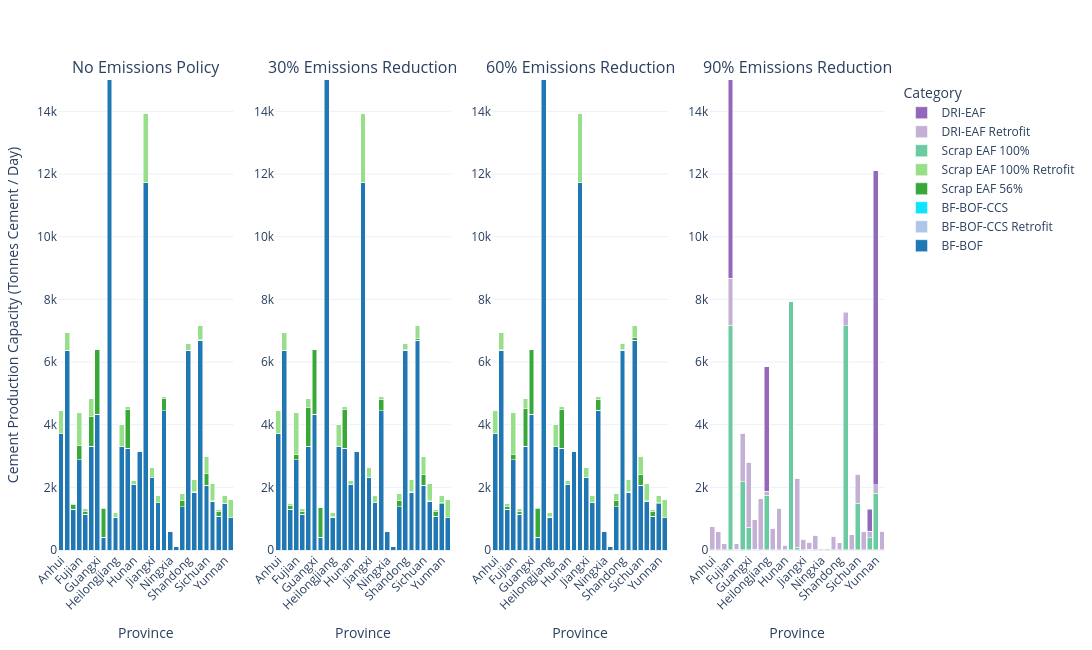

The notebook cell this image was saved under:
### Code cell
plot_scenario_subplots(
    steel_df,
    scenario_map=scenario_map,
    name_map=tech_name_map,
    color_map=custom_color_map,
    ymax = 15000,
    xaxis_name='Province',
    yaxis_name='Cement Production Capacity (Tonnes Cement / Day)',
    width=2000
)

### Figure 1 — Plotly figure (JSON) as saved in the notebook; plotly's stock layout.template omitted (floating-point values rounded to 4 significant figures)
{"data": [{"hovertemplate": "Category=BF-BOF<br>Scenario=%{x}<br>Value=%{y}<extra></extra>", "legendgroup": "BF-BOF", "marker": {"color": "#1f77b4", "pattern": {"shape": ""}}, "name": "BF-BOF", "orientation": "v", "showlegend": true, "textposition": "auto", "type": "bar", "x": ["Anhui", "Beijing", "Chongqing", "Fujian", "Gansu", "Guangdong", "Guangxi", "Guizhou", "Hebei", "Heilongjiang", "Henan", "Hubei", "Hunan", "Innermongolia", "Jiangsu", "Jiangxi", "Jilin", "Liaoning", "Ningxia", "Qinghai", "Shaanxi", "Shandong", "Shanghai", "Shanxi", "Sichuan", "Tianjin", "Xinjiang", "Yunnan", "Zhejiang"], "xaxis": "x", "y": [3705.0, 6370.0, 1301.0, 2883.0, 1142.0, 3305.0, 4325.0, 400.0, 23960.0, 1045.0, 3302.0, 3251.0, 2078.0, 3135.0, 11730.0, 2300.0, 1506.0, 4450.0, 605.0, 103.0, 1381.0, 6370.0, 1849.0, 6700.0, 2072.0, 1558.0, 1071.0, 1478.0, 1027.0], "yaxis": "y"}, {"hovertemplate": "Category=BF-BOF-CCS Retrofit<br>Scenario=%{x}<br>Value=%{y}<extra></extra>", "legendgroup": "BF-BOF-CCS Retrofit", "marker": {"color": "#aec7e8", "pattern": {"shape": ""}}, "name": "BF-BOF-CCS Retrofit", "orientation": "v", "showlegend": true, "textposition": "auto", "type": "bar", "x": ["Anhui", "Beijing", "Chongqing", "Fujian", "Gansu", "Guangdong", "Guangxi", "Guizhou", "Hebei", "Heilongjiang", "Henan", "Hubei", "Hunan", "Innermongolia", "Jiangsu", "Jiangxi", "Jilin", "Liaoning", "Ningxia", "Qinghai", "Shaanxi", "Shandong", "Shanghai", "Shanxi", "Sichuan", "Tianjin", "Xinjiang", "Yunnan", "Zhejiang"], "xaxis": "x", "y": [0.008332, 0.009107, 0.008185, 0.008676, 0.009131, 0.008643, 0.008513, 0.006415, 0.01171, 0.008217, 0.00782, 0.008433, 0.008584, 0.008625, 0.01177, 0.008711, 0.008242, 0.008374, 0.00716, 0.007048, 0.007807, 0.009542, 0.008509, 0.009056, 0.008578, 0.008237, 0.00841, 0.008147, 0.008077], "yaxis": "y"}, {"hovertemplate": "Category=BF-BOF-CCS<br>Scenario=%{x}<br>Value=%{y}<extra></extra>", "legendgroup": "BF-BOF-CCS", "marker": {"color": "#0ee3ff", "pattern": {"shape": ""}}, "name": "BF-BOF-CCS", "orientation": "v", "showlegend": true, "textposition": "auto", "type": "bar", "x": ["Anhui", "Beijing", "Chongqing", "Fujian", "Gansu", "Guangdong", "Guangxi", "Guizhou", "Hebei", "Heilongjiang", "Henan", "Hubei", "Hunan", "Innermongolia", "Jiangsu", "Jiangxi", "Jilin", "Liaoning", "Ningxia", "Qinghai", "Shaanxi", "Shandong", "Shanghai", "Shanxi", "Sichuan", "Tianjin", "Xinjiang", "Yunnan", "Zhejiang"], "xaxis": "x", "y": [0.003901, 0.003894, 0.003901, 0.003916, 0.003898, 0.003918, 0.003915, 0.003906, 0.003896, 0.0039, 0.003897, 0.003899, 0.003901, 0.003893, 0.003903, 0.003901, 0.003897, 0.003902, 0.003889, 0.003892, 0.003897, 0.0039, 0.003901, 0.003895, 0.003902, 0.003894, 0.00389, 0.003909, 0.003909], "yaxis": "y"}, {"hovertemplate": "Category=Scrap EAF 56%<br>Scenario=%{x}<br>Value=%{y}<extra></extra>", "legendgroup": "Scrap EAF 56%", "marker": {"color": "#38a938", "pattern": {"shape": ""}}, "name": "Scrap EAF 56%", "orientation": "v", "showlegend": true, "textposition": "auto", "type": "bar", "x": ["Anhui", "Beijing", "Chongqing", "Fujian", "Gansu", "Guangdong", "Guangxi", "Guizhou", "Hebei", "Heilongjiang", "Henan", "Hubei", "Hunan", "Innermongolia", "Jiangsu", "Jiangxi", "Jilin", "Liaoning", "Ningxia", "Qinghai", "Shaanxi", "Shandong", "Shanghai", "Shanxi", "Sichuan", "Tianjin", "Xinjiang", "Yunnan", "Zhejiang"], "xaxis": "x", "y": [6.2, 6.501, 164.7, 444.3, 94.47, 957.4, 2071.0, 937.8, 819.5, 3.371, 5.876, 1249.0, 15.39, 0.01384, 4.315, 7.862, 4.738, 374.5, 0.01382, 0.01386, 185.2, 5.639, 3.571, 25.88, 364.6, 11.33, 145.7, 9.774, 2.918], "yaxis": "y"}, {"hovertemplate": "Category=Scrap EAF 100% Retrofit<br>Scenario=%{x}<br>Value=%{y}<extra></extra>", "legendgroup": "Scrap EAF 100% Retrofit", "marker": {"color": "#98df8a", "pattern": {"shape": ""}}, "name": "Scrap EAF 100% Retrofit", "orientation": "v", "showlegend": true, "textposition": "auto", "type": "bar", "x": ["Anhui", "Beijing", "Chongqing", "Fujian", "Gansu", "Guangdong", "Guangxi", "Guizhou", "Hebei", "Heilongjiang", "Henan", "Hubei", "Hunan", "Innermongolia", "Jiangsu", "Jiangxi", "Jilin", "Liaoning", "Ningxia", "Qinghai", "Shaanxi", "Shandong", "Shanghai", "Shanxi", "Sichuan", "Tianjin", "Xinjiang", "Yunnan", "Zhejiang"], "xaxis": "x", "y": [727.8, 564.5, 30.26, 1049.0, 88.5, 587.5, 2.19, 10.2, 809.5, 135.6, 683.1, 74.4, 132.6, 0.0, 2191.0, 334.1, 223.2, 80.5, 0.0, 0.0, 242.8, 211.3, 407.4, 447.1, 554.4, 559.6, 78.3, 250.2, 591.0], "yaxis": "y"}, {"hovertemplate": "Category=Scrap EAF 100%<br>Scenario=%{x}<br>Value=%{y}<extra></extra>", "legendgroup": "Scrap EAF 100%", "marker": {"color": "#6acaa2", "pattern": {"shape": ""}}, "name": "Scrap EAF 100%", "orientation": "v", "showlegend": true, "textposition": "auto", "type": "bar", "x": ["Anhui", "Beijing", "Chongqing", "Fujian", "Gansu", "Guangdong", "Guangxi", "Guizhou", "Hebei", "Heilongjiang", "Henan", "Hubei", "Hunan", "Innermongolia", "Jiangsu", "Jiangxi", "Jilin", "Liaoning", "Ningxia", "Qinghai", "Shaanxi", "Shandong", "Shanghai", "Shanxi", "Sichuan", "Tianjin", "Xinjiang", "Yunnan", "Zhejiang"], "xaxis": "x", "y": [0.02922, 0.02876, 0.02933, 0.02953, 0.02896, 0.02977, 0.02908, 0.0295, 0.02851, 0.0293, 0.02889, 0.02908, 0.02942, 0.02912, 0.02913, 0.02945, 0.02898, 0.02831, 0.02892, 0.02914, 0.02896, 0.02883, 0.02961, 0.0286, 0.02936, 0.02877, 0.02815, 0.03001, 0.0296], "yaxis": "y"}, {"hovertemplate": "Category=DRI-EAF Retrofit<br>Scenario=%{x}<br>Value=%{y}<extra></extra>", "legendgroup": "DRI-EAF Retrofit", "marker": {"color": "#c5b0d5", "pattern": {"shape": ""}}, "name": "DRI-EAF Retrofit", "orientation": "v", "showlegend": true, "textposition": "auto", "type": "bar", "x": ["Anhui", "Beijing", "Chongqing", "Fujian", "Gansu", "Guangdong", "Guangxi", "Guizhou", "Hebei", "Heilongjiang", "Henan", "Hubei", "Hunan", "Innermongolia", "Jiangsu", "Jiangxi", "Jilin", "Liaoning", "Ningxia", "Qinghai", "Shaanxi", "Shandong", "Shanghai", "Shanxi", "Sichuan", "Tianjin", "Xinjiang", "Yunnan", "Zhejiang"], "xaxis": "x", "y": [0.03698, 0.03701, 0.02818, 0.03225, 0.02848, 0.03623, 0.04024, 0.04253, 0.03923, 0.03177, 0.03762, 0.03351, 0.03061, 0.0, 0.03249, 0.03287, 0.03266, 0.03596, 0.0, 0.0, 0.03023, 0.03222, 0.03012, 0.03686, 0.04055, 0.03696, 0.03402, 0.02999, 0.0345], "yaxis": "y"}, {"hovertemplate": "Category=DRI-EAF<br>Scenario=%{x}<br>Value=%{y}<extra></extra>", "legendgroup": "DRI-EAF", "marker": {"color": "#9467bd", "pattern": {"shape": ""}}, "name": "DRI-EAF", "orientation": "v", "showlegend": true, "textposition": "auto", "type": "bar", "x": ["Anhui", "Beijing", "Chongqing", "Fujian", "Gansu", "Guangdong", "Guangxi", "Guizhou", "Hebei", "Heilongjiang", "Henan", "Hubei", "Hunan", "Innermongolia", "Jiangsu", "Jiangxi", "Jilin", "Liaoning", "Ningxia", "Qinghai", "Shaanxi", "Shandong", "Shanghai", "Shanxi", "Sichuan", "Tianjin", "Xinjiang", "Yunnan", "Zhejiang"], "xaxis": "x", "y": [0.01505, 0.01449, 0.01463, 0.01482, 0.01462, 0.01486, 0.01481, 0.01489, 0.01546, 0.01452, 0.01508, 0.01478, 0.01467, 0.0146, 0.01452, 0.01476, 0.01444, 0.01465, 0.01387, 0.01375, 0.01465, 0.01468, 0.01492, 0.01485, 0.01488, 0.01461, 0.01496, 0.01494, 0.01467], "yaxis": "y"}, {"hovertemplate": "Category=BF-BOF<br>Scenario=%{x}<br>Value=%{y}<extra></extra>", "legendgroup": "BF-BOF", "marker": {"color": "#1f77b4", "pattern": {"shape": ""}}, "name": "BF-BOF", "orientation": "v", "showlegend": false, "textposition": "auto", "type": "bar", "x": ["Anhui", "Beijing", "Chongqing", "Fujian", "Gansu", "Guangdong", "Guangxi", "Guizhou", "Hebei", "Heilongjiang", "Henan", "Hubei", "Hunan", "Innermongolia", "Jiangsu", "Jiangxi", "Jilin", "Liaoning", "Ningxia", "Qinghai", "Shaanxi", "Shandong", "Shanghai", "Shanxi", "Sichuan", "Tianjin", "Xinjiang", "Yunnan", "Zhejiang"], "xaxis": "x2", "y": [3705.0, 6370.0, 1301.0, 2883.0, 1142.0, 3305.0, 4325.0, 400.0, 23960.0, 1045.0, 3302.0, 3251.0, 2078.0, 3135.0, 11730.0, 2300.0, 1506.0, 4442.0, 605.0, 103.0, 1381.0, 6370.0, 1849.0, 6700.0, 2072.0, 1558.0, 1071.0, 1478.0, 1027.0], "yaxis": "y2"}, {"hovertemplate": "Category=BF-BOF-CCS Retrofit<br>Scenario=%{x}<br>Value=%{y}<extra></extra>", "legendgroup": "BF-BOF-CCS Retrofit", "marker": {"color": "#aec7e8", "pattern": {"shape": ""}}, "name": "BF-BOF-CCS Retrofit", "orientation": "v", "showlegend": false, "textposition": "auto", "type": "bar", "x": ["Anhui", "Beijing", "Chongqing", "Fujian", "Gansu", "Guangdong", "Guangxi", "Guizhou", "Hebei", "Heilongjiang", "Henan", "Hubei", "Hunan", "Innermongolia", "Jiangsu", "Jiangxi", "Jilin", "Liaoning", "Ningxia", "Qinghai", "Shaanxi", "Shandong", "Shanghai", "Shanxi", "Sichuan", "Tianjin", "Xinjiang", "Yunnan", "Zhejiang"], "xaxis": "x2", "y": [0.01123, 0.01191, 0.008711, 0.009945, 0.009074, 0.01035, 0.01305, 0.009724, 0.01255, 0.009817, 0.01054, 0.01026, 0.01097, 0.009326, 0.01334, 0.01037, 0.009508, 0.01335, 0.01445, 0.008383, 0.009002, 0.0119, 0.01066, 0.01261, 0.011, 0.009731, 0.01096, 0.009252, 0.009737], "yaxis": "y2"}, {"hovertemplate": "Category=BF-BOF-CCS<br>Scenario=%{x}<br>Value=%{y}<extra></extra>", "legendgroup": "BF-BOF-CCS", "marker": {"color": "#0ee3ff", "pattern": {"shape": ""}}, "name": "BF-BOF-CCS", "orientation": "v", "showlegend": false, "textposition": "auto", "type": "bar", "x": ["Anhui", "Beijing", "Chongqing", "Fujian", "Gansu", "Guangdong", "Guangxi", "Guizhou", "Hebei", "Heilongjiang", "Henan", "Hubei", "Hunan", "Innermongolia", "Jiangsu", "Jiangxi", "Jilin", "Liaoning", "Ningxia", "Qinghai", "Shaanxi", "Shandong", "Shanghai", "Shanxi", "Sichuan", "Tianjin", "Xinjiang", "Yunnan", "Zhejiang"], "xaxis": "x2", "y": [0.006014, 0.006012, 0.006027, 0.006023, 0.006016, 0.006022, 0.00602, 0.006017, 0.006004, 0.006015, 0.006018, 0.006027, 0.006025, 0.006304, 0.006014, 0.006024, 0.006006, 0.006007, 0.006148, 0.006292, 0.006016, 0.00601, 0.006302, 0.006012, 0.006027, 0.006036, 0.00602, 0.006017, 0.006018], "yaxis": "y2"}, {"hovertemplate": "Category=Scrap EAF 56%<br>Scenario=%{x}<br>Value=%{y}<extra></extra>", "legendgroup": "Scrap EAF 56%", "marker": {"color": "#38a938", "pattern": {"shape": ""}}, "name": "Scrap EAF 56%", "orientation": "v", "showlegend": false, "textposition": "auto", "type": "bar", "x": ["Anhui", "Beijing", "Chongqing", "Fujian", "Gansu", "Guangdong", "Guangxi", "Guizhou", "Hebei", "Heilongjiang", "Henan", "Hubei", "Hunan", "Innermongolia", "Jiangsu", "Jiangxi", "Jilin", "Liaoning", "Ningxia", "Qinghai", "Shaanxi", "Shandong", "Shanghai", "Shanxi", "Sichuan", "Tianjin", "Xinjiang", "Yunnan", "Zhejiang"], "xaxis": "x2", "y": [15.14, 11.75, 108.1, 157.9, 94.79, 1250.0, 2069.0, 941.2, 757.8, 8.964, 8.781, 1236.0, 15.16, 0.03165, 10.83, 14.77, 12.16, 369.9, 0.03115, 0.03168, 202.8, 13.45, 5.066, 64.85, 341.6, 22.5, 146.7, 35.2, 4.559], "yaxis": "y2"}, {"hovertemplate": "Category=Scrap EAF 100% Retrofit<br>Scenario=%{x}<br>Value=%{y}<extra></extra>", "legendgroup": "Scrap EAF 100% Retrofit", "marker": {"color": "#98df8a", "pattern": {"shape": ""}}, "name": "Scrap EAF 100% Retrofit", "orientation": "v", "showlegend": false, "textposition": "auto", "type": "bar", "x": ["Anhui", "Beijing", "Chongqing", "Fujian", "Gansu", "Guangdong", "Guangxi", "Guizhou", "Hebei", "Heilongjiang", "Henan", "Hubei", "Hunan", "Innermongolia", "Jiangsu", "Jiangxi", "Jilin", "Liaoning", "Ningxia", "Qinghai", "Shaanxi", "Shandong", "Shanghai", "Shanxi", "Sichuan", "Tianjin", "Xinjiang", "Yunnan", "Zhejiang"], "xaxis": "x2", "y": [718.8, 559.2, 86.82, 1335.0, 88.19, 294.6, 3.602, 6.726, 871.1, 130.0, 680.2, 86.91, 132.8, 0.0, 2184.0, 327.2, 215.8, 85.08, 0.0, 0.0, 225.2, 203.5, 405.9, 408.1, 577.4, 548.5, 77.24, 224.8, 589.4], "yaxis": "y2"}, {"hovertemplate": "Category=Scrap EAF 100%<br>Scenario=%{x}<br>Value=%{y}<extra></extra>", "legendgroup": "Scrap EAF 100%", "marker": {"color": "#6acaa2", "pattern": {"shape": ""}}, "name": "Scrap EAF 100%", "orientation": "v", "showlegend": false, "textposition": "auto", "type": "bar", "x": ["Anhui", "Beijing", "Chongqing", "Fujian", "Gansu", "Guangdong", "Guangxi", "Guizhou", "Hebei", "Heilongjiang", "Henan", "Hubei", "Hunan", "Innermongolia", "Jiangsu", "Jiangxi", "Jilin", "Liaoning", "Ningxia", "Qinghai", "Shaanxi", "Shandong", "Shanghai", "Shanxi", "Sichuan", "Tianjin", "Xinjiang", "Yunnan", "Zhejiang"], "xaxis": "x2", "y": [0.06838, 0.06741, 0.06884, 0.06929, 0.06774, 0.06955, 0.0677, 0.06861, 0.06653, 0.06827, 0.06799, 0.06807, 0.06929, 0.06892, 0.06854, 0.06911, 0.06742, 0.06608, 0.06846, 0.06899, 0.06772, 0.06744, 0.07015, 0.06686, 0.06892, 0.06734, 0.06626, 0.0703, 0.06957], "yaxis": "y2"}, {"hovertemplate": "Category=DRI-EAF Retrofit<br>Scenario=%{x}<br>Value=%{y}<extra></extra>", "legendgroup": "DRI-EAF Retrofit", "marker": {"color": "#c5b0d5", "pattern": {"shape": ""}}, "name": "DRI-EAF Retrofit", "orientation": "v", "showlegend": false, "textposition": "auto", "type": "bar", "x": ["Anhui", "Beijing", "Chongqing", "Fujian", "Gansu", "Guangdong", "Guangxi", "Guizhou", "Hebei", "Heilongjiang", "Henan", "Hubei", "Hunan", "Innermongolia", "Jiangsu", "Jiangxi", "Jilin", "Liaoning", "Ningxia", "Qinghai", "Shaanxi", "Shandong", "Shanghai", "Shanxi", "Sichuan", "Tianjin", "Xinjiang", "Yunnan", "Zhejiang"], "xaxis": "x2", "y": [0.04174, 0.04597, 0.0432, 0.08438, 0.04879, 0.07989, 0.08717, 0.04218, 0.06901, 0.04048, 0.0446, 0.0522, 0.04123, 0.0, 0.08383, 0.04327, 0.04715, 0.04288, 0.0, 0.0, 0.03816, 0.04577, 0.04556, 0.03955, 0.04082, 0.0469, 0.04844, 0.04718, 0.04187], "yaxis": "y2"}, {"hovertemplate": "Category=DRI-EAF<br>Scenario=%{x}<br>Value=%{y}<extra></extra>", "legendgroup": "DRI-EAF", "marker": {"color": "#9467bd", "pattern": {"shape": ""}}, "name": "DRI-EAF", "orientation": "v", "showlegend": false, "textposition": "auto", "type": "bar", "x": ["Anhui", "Beijing", "Chongqing", "Fujian", "Gansu", "Guangdong", "Guangxi", "Guizhou", "Hebei", "Heilongjiang", "Henan", "Hubei", "Hunan", "Innermongolia", "Jiangsu", "Jiangxi", "Jilin", "Liaoning", "Ningxia", "Qinghai", "Shaanxi", "Shandong", "Shanghai", "Shanxi", "Sichuan", "Tianjin", "Xinjiang", "Yunnan", "Zhejiang"], "xaxis": "x2", "y": [0.0256, 0.0258, 0.02541, 0.02354, 0.02605, 0.02331, 0.02389, 0.02592, 0.02535, 0.02593, 0.02563, 0.02564, 0.02574, 0.02696, 0.02328, 0.02601, 0.02611, 0.02343, 0.02689, 0.02694, 0.02589, 0.02352, 0.02582, 0.02616, 0.02601, 0.02542, 0.0256, 0.02597, 0.02373], "yaxis": "y2"}, {"hovertemplate": "Category=BF-BOF<br>Scenario=%{x}<br>Value=%{y}<extra></extra>", "legendgroup": "BF-BOF", "marker": {"color": "#1f77b4", "pattern": {"shape": ""}}, "name": "BF-BOF", "orientation": "v", "showlegend": false, "textposition": "auto", "type": "bar", "x": ["Anhui", "Beijing", "Chongqing", "Fujian", "Gansu", "Guangdong", "Guangxi", "Guizhou", "Hebei", "Heilongjiang", "Henan", "Hubei", "Hunan", "Innermongolia", "Jiangsu", "Jiangxi", "Jilin", "Liaoning", "Ningxia", "Qinghai", "Shaanxi", "Shandong", "Shanghai", "Shanxi", "Sichuan", "Tianjin", "Xinjiang", "Yunnan", "Zhejiang"], "xaxis": "x3", "y": [3705.0, 6369.0, 1301.0, 2883.0, 1142.0, 3305.0, 4325.0, 400.0, 23960.0, 1045.0, 3302.0, 3251.0, 2078.0, 3135.0, 11730.0, 2300.0, 1506.0, 4452.0, 605.0, 103.0, 1381.0, 6369.0, 1849.0, 6699.0, 2072.0, 1558.0, 1071.0, 1478.0, 1027.0], "yaxis": "y3"}, {"hovertemplate": "Category=BF-BOF-CCS Retrofit<br>Scenario=%{x}<br>Value=%{y}<extra></extra>", "legendgroup": "BF-BOF-CCS Retrofit", "marker": {"color": "#aec7e8", "pattern": {"shape": ""}}, "name": "BF-BOF-CCS Retrofit", "orientation": "v", "showlegend": false, "textposition": "auto", "type": "bar", "x": ["Anhui", "Beijing", "Chongqing", "Fujian", "Gansu", "Guangdong", "Guangxi", "Guizhou", "Hebei", "Heilongjiang", "Henan", "Hubei", "Hunan", "Innermongolia", "Jiangsu", "Jiangxi", "Jilin", "Liaoning", "Ningxia", "Qinghai", "Shaanxi", "Shandong", "Shanghai", "Shanxi", "Sichuan", "Tianjin", "Xinjiang", "Yunnan", "Zhejiang"], "xaxis": "x3", "y": [0.02891, 0.03405, 0.02372, 0.02758, 0.02327, 0.02944, 0.02979, 0.02142, 0.0384, 0.02356, 0.02919, 0.02895, 0.02576, 0.02909, 0.03537, 0.02665, 0.02284, 0.03379, 0.0234, 0.02087, 0.02229, 0.03215, 0.02427, 0.03213, 0.02571, 0.02287, 0.02307, 0.02274, 0.02481], "yaxis": "y3"}, {"hovertemplate": "Category=BF-BOF-CCS<br>Scenario=%{x}<br>Value=%{y}<extra></extra>", "legendgroup": "BF-BOF-CCS", "marker": {"color": "#0ee3ff", "pattern": {"shape": ""}}, "name": "BF-BOF-CCS", "orientation": "v", "showlegend": false, "textposition": "auto", "type": "bar", "x": ["Anhui", "Beijing", "Chongqing", "Fujian", "Gansu", "Guangdong", "Guangxi", "Guizhou", "Hebei", "Heilongjiang", "Henan", "Hubei", "Hunan", "Innermongolia", "Jiangsu", "Jiangxi", "Jilin", "Liaoning", "Ningxia", "Qinghai", "Shaanxi", "Shandong", "Shanghai", "Shanxi", "Sichuan", "Tianjin", "Xinjiang", "Yunnan", "Zhejiang"], "xaxis": "x3", "y": [0.01638, 0.01638, 0.0164, 0.01636, 0.01638, 0.01637, 0.01638, 0.0164, 0.01636, 0.01636, 0.01638, 0.01639, 0.0164, 0.01662, 0.01634, 0.0164, 0.01637, 0.01634, 0.01667, 0.01663, 0.01637, 0.01633, 0.0164, 0.01636, 0.0164, 0.01638, 0.01638, 0.01642, 0.01635], "yaxis": "y3"}, {"hovertemplate": "Category=Scrap EAF 56%<br>Scenario=%{x}<br>Value=%{y}<extra></extra>", "legendgroup": "Scrap EAF 56%", "marker": {"color": "#38a938", "pattern": {"shape": ""}}, "name": "Scrap EAF 56%", "orientation": "v", "showlegend": false, "textposition": "auto", "type": "bar", "x": ["Anhui", "Beijing", "Chongqing", "Fujian", "Gansu", "Guangdong", "Guangxi", "Guizhou", "Hebei", "Heilongjiang", "Henan", "Hubei", "Hunan", "Innermongolia", "Jiangsu", "Jiangxi", "Jilin", "Liaoning", "Ningxia", "Qinghai", "Shaanxi", "Shandong", "Shanghai", "Shanxi", "Sichuan", "Tianjin", "Xinjiang", "Yunnan", "Zhejiang"], "xaxis": "x3", "y": [20.6, 17.55, 87.67, 179.0, 92.94, 1217.0, 2066.0, 938.5, 754.2, 11.76, 15.89, 1221.0, 19.49, 0.06478, 17.17, 25.15, 22.37, 348.9, 0.0647, 0.06491, 186.8, 13.82, 11.36, 91.22, 337.1, 31.68, 142.5, 35.35, 6.284], "yaxis": "y3"}, {"hovertemplate": "Category=Scrap EAF 100% Retrofit<br>Scenario=%{x}<br>Value=%{y}<extra></extra>", "legendgroup": "Scrap EAF 100% Retrofit", "marker": {"color": "#98df8a", "pattern": {"shape": ""}}, "name": "Scrap EAF 100% Retrofit", "orientation": "v", "showlegend": false, "textposition": "auto", "type": "bar", "x": ["Anhui", "Beijing", "Chongqing", "Fujian", "Gansu", "Guangdong", "Guangxi", "Guizhou", "Hebei", "Heilongjiang", "Henan", "Hubei", "Hunan", "Innermongolia", "Jiangsu", "Jiangxi", "Jilin", "Liaoning", "Ningxia", "Qinghai", "Shaanxi", "Shandong", "Shanghai", "Shanxi", "Sichuan", "Tianjin", "Xinjiang", "Yunnan", "Zhejiang"], "xaxis": "x3", "y": [713.3, 553.3, 107.2, 1314.0, 89.93, 327.6, 6.78, 9.388, 874.7, 127.1, 673.0, 102.0, 128.4, 0.0, 2178.0, 316.7, 205.5, 106.0, 0.0, 0.0, 241.1, 203.1, 399.5, 381.7, 581.8, 539.2, 81.35, 224.6, 587.6], "yaxis": "y3"}, {"hovertemplate": "Category=Scrap EAF 100%<br>Scenario=%{x}<br>Value=%{y}<extra></extra>", "legendgroup": "Scrap EAF 100%", "marker": {"color": "#6acaa2", "pattern": {"shape": ""}}, "name": "Scrap EAF 100%", "orientation": "v", "showlegend": false, "textposition": "auto", "type": "bar", "x": ["Anhui", "Beijing", "Chongqing", "Fujian", "Gansu", "Guangdong", "Guangxi", "Guizhou", "Hebei", "Heilongjiang", "Henan", "Hubei", "Hunan", "Innermongolia", "Jiangsu", "Jiangxi", "Jilin", "Liaoning", "Ningxia", "Qinghai", "Shaanxi", "Shandong", "Shanghai", "Shanxi", "Sichuan", "Tianjin", "Xinjiang", "Yunnan", "Zhejiang"], "xaxis": "x3", "y": [0.1392, 0.1378, 0.1401, 0.1404, 0.1381, 0.1422, 0.1378, 0.1395, 0.1358, 0.1389, 0.1383, 0.1388, 0.1407, 0.1424, 0.1392, 0.1402, 0.1372, 0.1356, 0.1413, 0.1428, 0.1381, 0.1376, 0.1412, 0.1366, 0.1402, 0.137, 0.1361, 0.1423, 0.141], "yaxis": "y3"}, {"hovertemplate": "Category=DRI-EAF Retrofit<br>Scenario=%{x}<br>Value=%{y}<extra></extra>", "legendgroup": "DRI-EAF Retrofit", "marker": {"color": "#c5b0d5", "pattern": {"shape": ""}}, "name": "DRI-EAF Retrofit", "orientation": "v", "showlegend": false, "textposition": "auto", "type": "bar", "x": ["Anhui", "Beijing", "Chongqing", "Fujian", "Gansu", "Guangdong", "Guangxi", "Guizhou", "Hebei", "Heilongjiang", "Henan", "Hubei", "Hunan", "Innermongolia", "Jiangsu", "Jiangxi", "Jilin", "Liaoning", "Ningxia", "Qinghai", "Shaanxi", "Shandong", "Shanghai", "Shanxi", "Sichuan", "Tianjin", "Xinjiang", "Yunnan", "Zhejiang"], "xaxis": "x3", "y": [0.1193, 0.1208, 0.1069, 0.1136, 0.126, 0.1158, 0.144, 0.1057, 0.1299, 0.1125, 0.1177, 0.1132, 0.1069, 0.0, 0.1527, 0.1142, 0.1173, 0.1161, 0.0, 0.0, 0.1352, 0.1108, 0.1478, 0.1215, 0.1032, 0.1202, 0.1128, 0.1, 0.114], "yaxis": "y3"}, {"hovertemplate": "Category=DRI-EAF<br>Scenario=%{x}<br>Value=%{y}<extra></extra>", "legendgroup": "DRI-EAF", "marker": {"color": "#9467bd", "pattern": {"shape": ""}}, "name": "DRI-EAF", "orientation": "v", "showlegend": false, "textposition": "auto", "type": "bar", "x": ["Anhui", "Beijing", "Chongqing", "Fujian", "Gansu", "Guangdong", "Guangxi", "Guizhou", "Hebei", "Heilongjiang", "Henan", "Hubei", "Hunan", "Innermongolia", "Jiangsu", "Jiangxi", "Jilin", "Liaoning", "Ningxia", "Qinghai", "Shaanxi", "Shandong", "Shanghai", "Shanxi", "Sichuan", "Tianjin", "Xinjiang", "Yunnan", "Zhejiang"], "xaxis": "x3", "y": [0.06855, 0.06895, 0.06735, 0.07283, 0.06801, 0.07526, 0.07201, 0.06811, 0.0648, 0.06761, 0.06734, 0.06878, 0.06837, 0.07127, 0.07026, 0.06834, 0.06819, 0.07177, 0.07023, 0.07133, 0.0673, 0.07012, 0.0665, 0.06808, 0.06888, 0.06614, 0.0672, 0.07009, 0.07159], "yaxis": "y3"}, {"hovertemplate": "Category=BF-BOF<br>Scenario=%{x}<br>Value=%{y}<extra></extra>", "legendgroup": "BF-BOF", "marker": {"color": "#1f77b4", "pattern": {"shape": ""}}, "name": "BF-BOF", "orientation": "v", "showlegend": false, "textposition": "auto", "type": "bar", "x": ["Anhui", "Beijing", "Chongqing", "Fujian", "Gansu", "Guangdong", "Guangxi", "Guizhou", "Hebei", "Heilongjiang", "Henan", "Hubei", "Hunan", "Innermongolia", "Jiangsu", "Jiangxi", "Jilin", "Liaoning", "Ningxia", "Qinghai", "Shaanxi", "Shandong", "Shanghai", "Shanxi", "Sichuan", "Tianjin", "Xinjiang", "Yunnan", "Zhejiang"], "xaxis": "x4", "y": [0.8279, 0.8786, 0.9088, 0.8831, 0.9249, 0.8278, 0.8809, 0.891, 1.485, 0.9495, 0.8261, 0.8155, 0.8875, 1.391, 0.7026, 0.9207, 0.9406, 0.5214, 0.9396, 0.8961, 0.9222, 0.7903, 0.9235, 0.8531, 0.8892, 0.948, 0.9543, 0.9363, 0.9486], "yaxis": "y4"}, {"hovertemplate": "Category=BF-BOF-CCS Retrofit<br>Scenario=%{x}<br>Value=%{y}<extra></extra>", "legendgroup": "BF-BOF-CCS Retrofit", "marker": {"color": "#aec7e8", "pattern": {"shape": ""}}, "name": "BF-BOF-CCS Retrofit", "orientation": "v", "showlegend": false, "textposition": "auto", "type": "bar", "x": ["Anhui", "Beijing", "Chongqing", "Fujian", "Gansu", "Guangdong", "Guangxi", "Guizhou", "Hebei", "Heilongjiang", "Henan", "Hubei", "Hunan", "Innermongolia", "Jiangsu", "Jiangxi", "Jilin", "Liaoning", "Ningxia", "Qinghai", "Shaanxi", "Shandong", "Shanghai", "Shanxi", "Sichuan", "Tianjin", "Xinjiang", "Yunnan", "Zhejiang"], "xaxis": "x4", "y": [0.1591, 0.1476, 0.1141, 0.1568, 0.109, 0.1574, 0.1588, 0.1074, 0.1619, 0.1096, 0.1575, 0.1568, 0.1441, 0.1703, 0.141, 0.1524, 0.1317, 0.1536, 0.1237, 0.1061, 0.1204, 0.1413, 0.1404, 0.1531, 0.1439, 0.1349, 0.1378, 0.1294, 0.1134], "yaxis": "y4"}, {"hovertemplate": "Category=BF-BOF-CCS<br>Scenario=%{x}<br>Value=%{y}<extra></extra>", "legendgroup": "BF-BOF-CCS", "marker": {"color": "#0ee3ff", "pattern": {"shape": ""}}, "name": "BF-BOF-CCS", "orientation": "v", "showlegend": false, "textposition": "auto", "type": "bar", "x": ["Anhui", "Beijing", "Chongqing", "Fujian", "Gansu", "Guangdong", "Guangxi", "Guizhou", "Hebei", "Heilongjiang", "Henan", "Hubei", "Hunan", "Innermongolia", "Jiangsu", "Jiangxi", "Jilin", "Liaoning", "Ningxia", "Qinghai", "Shaanxi", "Shandong", "Shanghai", "Shanxi", "Sichuan", "Tianjin", "Xinjiang", "Yunnan", "Zhejiang"], "xaxis": "x4", "y": [0.08244, 0.08248, 0.08247, 0.08229, 0.08248, 0.0823, 0.08231, 0.08246, 0.08243, 0.08251, 0.08247, 0.08247, 0.08247, 0.08268, 0.0823, 0.08244, 0.08248, 0.0823, 0.08263, 0.08265, 0.08248, 0.0823, 0.08241, 0.08248, 0.08248, 0.08242, 0.08251, 0.08247, 0.08228], "yaxis": "y4"}, {"hovertemplate": "Category=Scrap EAF 56%<br>Scenario=%{x}<br>Value=%{y}<extra></extra>", "legendgroup": "Scrap EAF 56%", "marker": {"color": "#38a938", "pattern": {"shape": ""}}, "name": "Scrap EAF 56%", "orientation": "v", "showlegend": false, "textposition": "auto", "type": "bar", "x": ["Anhui", "Beijing", "Chongqing", "Fujian", "Gansu", "Guangdong", "Guangxi", "Guizhou", "Hebei", "Heilongjiang", "Henan", "Hubei", "Hunan", "Innermongolia", "Jiangsu", "Jiangxi", "Jilin", "Liaoning", "Ningxia", "Qinghai", "Shaanxi", "Shandong", "Shanghai", "Shanxi", "Sichuan", "Tianjin", "Xinjiang", "Yunnan", "Zhejiang"], "xaxis": "x4", "y": [0.382, 0.375, 0.3579, 0.3662, 0.354, 0.3667, 0.3602, 0.3689, 0.3703, 0.3458, 0.3875, 0.3903, 0.3591, 0.2969, 0.362, 0.3744, 0.351, 0.3827, 0.2968, 0.297, 0.371, 0.3677, 0.3593, 0.3804, 0.3599, 0.3778, 0.3455, 0.3479, 0.3782], "yaxis": "y4"}, {"hovertemplate": "Category=Scrap EAF 100% Retrofit<br>Scenario=%{x}<br>Value=%{y}<extra></extra>", "legendgroup": "Scrap EAF 100% Retrofit", "marker": {"color": "#98df8a", "pattern": {"shape": ""}}, "name": "Scrap EAF 100% Retrofit", "orientation": "v", "showlegend": false, "textposition": "auto", "type": "bar", "x": ["Anhui", "Beijing", "Chongqing", "Fujian", "Gansu", "Guangdong", "Guangxi", "Guizhou", "Hebei", "Heilongjiang", "Henan", "Hubei", "Hunan", "Innermongolia", "Jiangsu", "Jiangxi", "Jilin", "Liaoning", "Ningxia", "Qinghai", "Shaanxi", "Shandong", "Shanghai", "Shanxi", "Sichuan", "Tianjin", "Xinjiang", "Yunnan", "Zhejiang"], "xaxis": "x4", "y": [0.4736, 0.491, 0.492, 0.457, 0.4975, 0.4717, 0.4833, 0.4769, 0.4904, 0.4799, 0.4879, 0.4878, 0.5144, 0.0, 0.4829, 0.4877, 0.477, 0.4795, 0.0, 0.0, 0.5072, 0.4978, 0.4741, 0.4803, 0.4709, 0.4937, 0.4678, 0.4725, 0.4861], "yaxis": "y4"}, {"hovertemplate": "Category=Scrap EAF 100%<br>Scenario=%{x}<br>Value=%{y}<extra></extra>", "legendgroup": "Scrap EAF 100%", "marker": {"color": "#6acaa2", "pattern": {"shape": ""}}, "name": "Scrap EAF 100%", "orientation": "v", "showlegend": false, "textposition": "auto", "type": "bar", "x": ["Anhui", "Beijing", "Chongqing", "Fujian", "Gansu", "Guangdong", "Guangxi", "Guizhou", "Hebei", "Heilongjiang", "Henan", "Hubei", "Hunan", "Innermongolia", "Jiangsu", "Jiangxi", "Jilin", "Liaoning", "Ningxia", "Qinghai", "Shaanxi", "Shandong", "Shanghai", "Shanxi", "Sichuan", "Tianjin", "Xinjiang", "Yunnan", "Zhejiang"], "xaxis": "x4", "y": [5.021, 7.454, 6.08, 7179.0, 16.32, 2173.0, 726.2, 16.93, 7.123, 1738.0, 6.237, 5.357, 5.327, 7940.0, 88.47, 4.475, 24.86, 12.3, 14.23, 40.49, 10.76, 6.484, 7161.0, 8.095, 1490.0, 7.341, 381.3, 1815.0, 4.288], "yaxis": "y4"}, {"hovertemplate": "Category=DRI-EAF Retrofit<br>Scenario=%{x}<br>Value=%{y}<extra></extra>", "legendgroup": "DRI-EAF Retrofit", "marker": {"color": "#c5b0d5", "pattern": {"shape": ""}}, "name": "DRI-EAF Retrofit", "orientation": "v", "showlegend": false, "textposition": "auto", "type": "bar", "x": ["Anhui", "Beijing", "Chongqing", "Fujian", "Gansu", "Guangdong", "Guangxi", "Guizhou", "Hebei", "Heilongjiang", "Henan", "Hubei", "Hunan", "Innermongolia", "Jiangsu", "Jiangxi", "Jilin", "Liaoning", "Ningxia", "Qinghai", "Shaanxi", "Shandong", "Shanghai", "Shanxi", "Sichuan", "Tianjin", "Xinjiang", "Yunnan", "Zhejiang"], "xaxis": "x4", "y": [733.2, 570.1, 194.2, 1492.0, 182.2, 1544.0, 2072.0, 947.2, 1628.0, 138.2, 688.2, 1322.0, 147.1, 0.0, 2194.0, 341.1, 227.2, 454.2, 0.0, 0.0, 427.1, 216.1, 410.2, 472.2, 918.2, 570.1, 223.2, 259.2, 593.1], "yaxis": "y4"}, {"hovertemplate": "Category=DRI-EAF<br>Scenario=%{x}<br>Value=%{y}<extra></extra>", "legendgroup": "DRI-EAF", "marker": {"color": "#9467bd", "pattern": {"shape": ""}}, "name": "DRI-EAF", "orientation": "v", "showlegend": false, "textposition": "auto", "type": "bar", "x": ["Anhui", "Beijing", "Chongqing", "Fujian", "Gansu", "Guangdong", "Guangxi", "Guizhou", "Hebei", "Heilongjiang", "Henan", "Hubei", "Hunan", "Innermongolia", "Jiangsu", "Jiangxi", "Jilin", "Liaoning", "Ningxia", "Qinghai", "Shaanxi", "Shandong", "Shanghai", "Shanxi", "Sichuan", "Tianjin", "Xinjiang", "Yunnan", "Zhejiang"], "xaxis": "x4", "y": [2.43, 2.708, 2.582, 58710.0, 2.865, 5.83, 6.324, 3.97, 2.411, 3971.0, 2.217, 2.228, 2.252, 11.66, 4.948, 2.278, 6.842, 2.705, 3.24, 4.045, 2.393, 1.909, 22.17, 2.875, 6.615, 2.311, 690.5, 10040.0, 2.054], "yaxis": "y4"}], "layout": {"annotations": [{"font": {"size": 16}, "showarrow": false, "text": "No Emissions Policy", "x": 0.1062, "xanchor": "center", "xref": "paper", "y": 1, "yanchor": "bottom", "yref": "paper"}, {"font": {"size": 16}, "showarrow": false, "text": "30% Emissions Reduction", "x": 0.3688, "xanchor": "center", "xref": "paper", "y": 1, "yanchor": "bottom", "yref": "paper"}, {"font": {"size": 16}, "showarrow": false, "text": "60% Emissions Reduction", "x": 0.6313, "xanchor": "center", "xref": "paper", "y": 1, "yanchor": "bottom", "yref": "paper"}, {"font": {"size": 16}, "showarrow": false, "text": "90% Emissions Reduction", "x": 0.8938, "xanchor": "center", "xref": "paper", "y": 1, "yanchor": "bottom", "yref": "paper"}], "barmode": "stack", "height": 650, "legend": {"title": {"text": "Category"}, "traceorder": "reversed"}, "margin": {"b": 80, "l": 40, "r": 40, "t": 80}, "width": 2000, "xaxis": {"anchor": "y", "domain": [0, 0.2125], "tickangle": -45, "title": {"text": "Province"}}, "xaxis2": {"anchor": "y2", "domain": [0.2625, 0.475], "tickangle": -45, "title": {"text": "Province"}}, "xaxis3": {"anchor": "y3", "domain": [0.525, 0.7375], "tickangle": -45, "title": {"text": "Province"}}, "xaxis4": {"anchor": "y4", "domain": [0.7875, 1], "tickangle": -45, "title": {"text": "Province"}}, "yaxis": {"anchor": "x", "domain": [0, 1], "range": [0, 15000], "title": {"text": "Cement Production Capacity (Tonnes Cement / Day)"}}, "yaxis2": {"anchor": "x2", "domain": [0, 1], "range": [0, 15000]}, "yaxis3": {"anchor": "x3", "domain": [0, 1], "range": [0, 15000]}, "yaxis4": {"anchor": "x4", "domain": [0, 1], "range": [0, 15000]}}}
